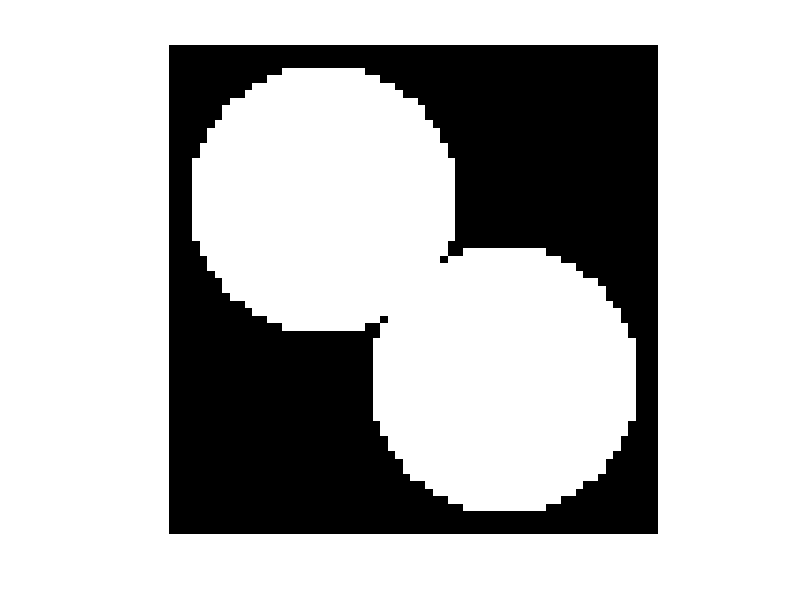
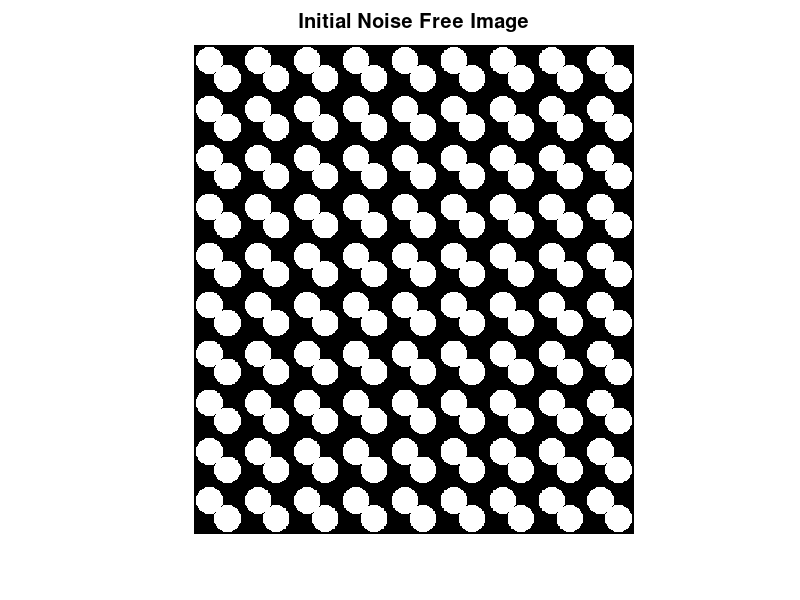

Reproduce these figures in MATLAB, in order. (Note: this script raises an error after producing the figures.)
%% Validation Of My Image Processing Algo:
% close all
clear ; 
clc ; 

% Construct A Noisy Image For Testing:

center1 = -12;
center2 = -center1;
dist = sqrt(2*(2*center1)^2);
radius = dist/2.1 * 1.1;
lims = [floor(center1-1.1*radius) ceil(center2+1.1*radius)];
[x,y] = meshgrid(lims(1):lims(2));
bw1 = sqrt((x-center1).^2 + (y-center1).^2) <= radius;
bw2 = sqrt((x-center2).^2 + (y-center2).^2) <= radius;
bw  = bw1 | bw2 ;

% % Close mask with disk
% radius = 1;
% decomposition = 0;
% se = strel('disk', radius, decomposition);
% bw = imclose(bw, se);
figure(1) ; clf ; imshow(bw) ; 
bw = rescale(repmat(bw , [10 , 9])) ; 

figure(2) ; clf ; 
imshow( bw , [] )
title('\fontsize{20}Initial Noise Free Image')

% Adding Noise:

% Black Image:
noise_img_black = imadjust(rgb2gray(imread('/Users/abhimanyudubey/Pictures/BIO MATH MODEL/Img_4_Noise/Black_Img.JPG'))) ; 
noise_img_gray  = imadjust(rgb2gray(imread('/Users/abhimanyudubey/Pictures/BIO MATH MODEL/Img_4_Noise/Grey_Img.TIF' ))) ; 

I1 = 50 : (50+size(bw , 1) - 1) ; % Default: 50 : (50+size(bw , 1) - 1) 
I2 = 70 : (70+size(bw , 2) - 1) ; % Default: 70 : (70+size(bw , 2) - 1)
noise_img_black = rescale(noise_img_black(I1 , I2) ); 
noise_img_gray  = rescale(noise_img_gray(I1 , I2) ); 

figure(3) ; clf ; imshow(noise_img_black , []) ; 
title('\fontsize{20}Noisy Image 1')
figure(4) ; clf ; imshow(noise_img_gray  , []) ;
title('\fontsize{20}Noisy Image 2')

% img = uint16( rescale( imadjust( rescale( bw + 2*noise_img_black + 2*noise_img_gray) ) , 0 , 255 ) ) ; 
noise_level_1 = 2 ; 
noise_level_2 = 2 ; 
img = imadjust( rescale( bw + (noise_level_1 * noise_img_black) + (noise_level_2*noise_img_gray) ) ) ; 

figure(5) ; clf ; 
imshow(img , []) ; 
title('\fontsize{20}Image Added With Noise') ; 

%%
imwrite(img ,'myImg.tiff' , 'tiff' )

[img2 , BW2] = cell_image_BW_preprocessor(img , 1 , 0.6 , 3) ;  %% Sensitivity = 0.57   

% % % % % cell_image_BW_preprocessor(img , 1 , 0.57 , 3)

figure(6) ; clf ; imshow(img2 , []) ;
title('\fontsize{20}Image AFter Noise Removal')
imwrite(img2 ,'myImg2.tiff' , 'tiff' )

figure(7) ; clf ; imshow(BW2 , []) ;
title('\fontsize{20}BW Image Of Figure(5)') ; 
%
%
CC = bwconncomp(BW2) ; 
CC.islandSize = cellfun( @length , CC.PixelIdxList )' ; 

% Percent Std Deviation In the Measurement Of Particle Size:
% STD is Just 0.7% Of the mean value despite that much noise in the Image:
percent_std = std(CC.islandSize) / mean(CC.islandSize) * 100 
min_size    = min(CC.islandSize) ; 
max_size    = max(CC.islandSize) ; 

clearvars -except img BW2 CC

% Final One Line Processing:

[ img3 , BW3 , CC ] = bio_watershed_segmentation(img , 1800 , 2000  , 1) ; 
figure(10) ; clf ; imshow(img3) ; 
title('\fontsize{20} Final Step: Img After Watershed Segmentation')
imwrite(img3 ,'myImg3.tiff' , 'tiff' )

figure(11) ; clf ; imshow(BW3) ; 
title('\fontsize{20} Seperating Overlapping Particles') ; 

figure(12) ; clf ; imshow(img3) ; hold on ; 
plot(CC.centroid(: , 1) , CC.centroid(: ,2) , '+r' , 'LineWidth', 2.5 , 'MarkerSize',15) ; 
plot(CC.centroid(: , 1) , CC.centroid(: ,2) , 'or' , 'LineWidth', 1.1 , 'MarkerSize',15) ; 
title('\fontsize{20} Final Step: Img After Watershed Segmentation')

imwrite(img3 ,'myImg3.tiff' , 'tiff' )


%%





